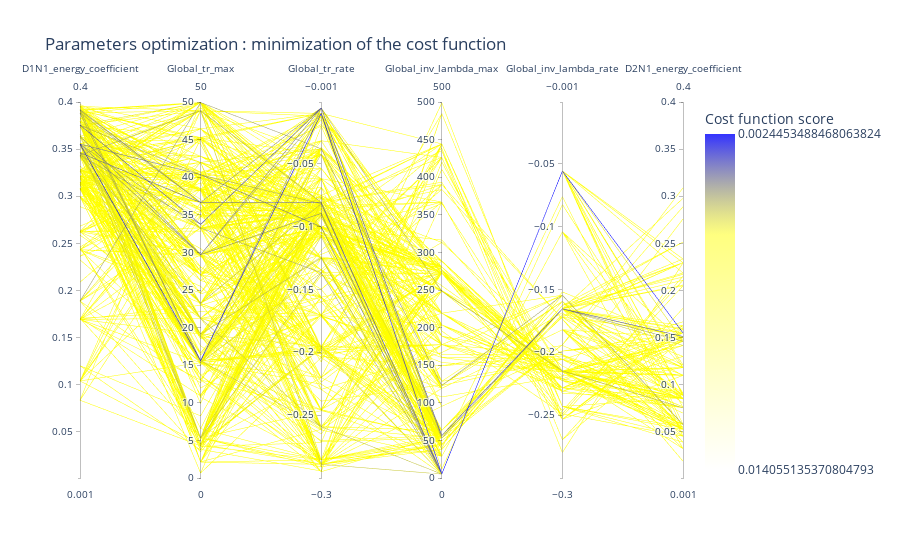

The cell this chart's notebook holds for it:
### Code cell
viewer.parallel_coordinates(1000, unselected_opacity=0)

### Figure 1 — Plotly figure (JSON) as saved in the notebook; plotly's stock layout.template omitted (floating-point values rounded to 4 significant figures; data arrays with more than 128 entries replaced by an {"elided": "..."} marker saying what was removed)
{"data": [{"dimensions": [{"label": "D1N1_energy_coefficient", "range": [0.001, 0.4], "values": {"elided": "1000 float values"}}, {"label": "Global_tr_max", "range": [0, 50], "values": {"elided": "1000 float values"}}, {"label": "Global_tr_rate", "range": [-0.3, -0.001], "values": {"elided": "1000 float values"}}, {"label": "Global_inv_lambda_max", "range": [0, 500], "values": {"elided": "1000 float values"}}, {"label": "Global_inv_lambda_rate", "range": [-0.3, -0.001], "values": {"elided": "1000 float values"}}, {"label": "D2N1_energy_coefficient", "range": [0.001, 0.4], "values": {"elided": "1000 float values"}}], "line": {"color": {"elided": "1000 float values"}, "colorbar": {"tickmode": "array", "ticktext": [0.002445, 0.01406], "tickvals": [-0.002445, -0.01406], "title": {"text": "Cost function score"}}, "colorscale": [[0, "rgba(0, 0, 255, 0.8)"], [0.3, "rgba(255,255,0,0.5)"], [1, "rgba(255,255,0,0.0)"]], "reversescale": true, "showscale": true}, "type": "parcoords", "unselected": {"line": {"opacity": 0}}}], "layout": {"coloraxis": {"colorbar": {"title": {"text": "Fitness"}}}, "title": {"text": "Parameters optimization : minimization of the cost function"}}}
